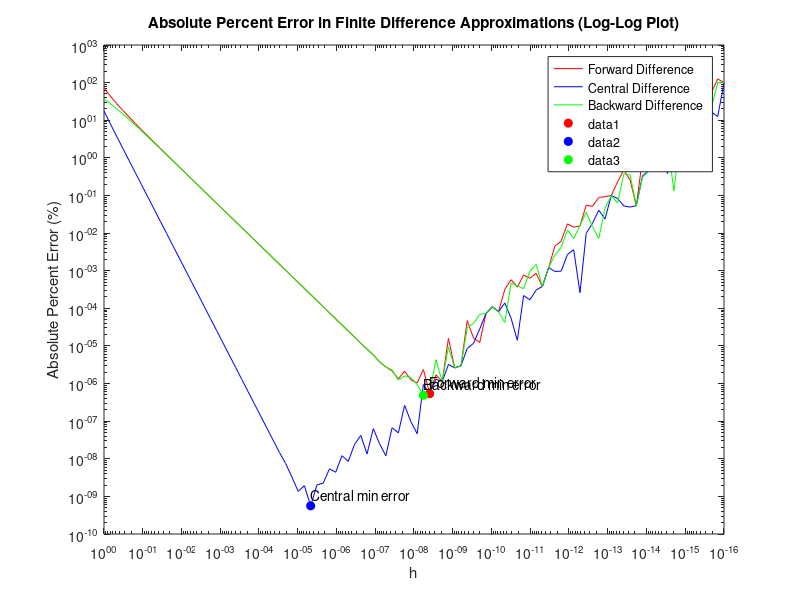

Reproduce this figure in MATLAB.
% Define the function and its derivative
f = @(x) exp(x);
f_prime = @(x) exp(x);

% Point at which to evaluate the derivative
x0 = 1.0;

% Exact value of the derivative at x0
exact_derivative = f_prime(x0);

% Initialize the array for h values
h = logspace(0, -16, 100);

% Initialize arrays for the forward, backward, and central difference errors
forward_error = zeros(size(h));
backward_error = zeros(size(h));
central_error = zeros(size(h));

% Calculate the errors for each h
for i = 1:length(h)
    h_i = h(i);
    
    % Forward difference approximation
    forward_diff = (f(x0 + h_i) - f(x0)) / h_i;
    forward_error(i) = abs((forward_diff - exact_derivative) / exact_derivative) * 100;

    % Backward difference approximation
    backward_diff = (f(x0) - f(x0 - h_i)) / h_i;
    backward_error(i) = abs((backward_diff - exact_derivative) / exact_derivative) * 100;
    
    % Central difference approximation
    central_diff = (f(x0 + h_i) - f(x0 - h_i)) / (2 * h_i);
    central_error(i) = abs((central_diff - exact_derivative) / exact_derivative) * 100;
end

% Log-log plot of the absolute percent errors
figure;
loglog(h, forward_error, 'r', 'DisplayName', 'Forward Difference');
%xticklabels([1:10]) %an example 
set ( gca, 'xdir', 'reverse' )
hold on;
loglog(h, central_error, 'b', 'DisplayName', 'Central Difference');
loglog(h, backward_error, 'g', 'DisplayName', 'Backward Difference');
xlabel('h');
ylabel('Absolute Percent Error (%)');
title('Absolute Percent Error in Finite Difference Approximations (Log-Log Plot)');
legend;

% Highlight the point where errors start increasing in log-log plot
[~, min_forward_idx] = min(forward_error);
[~, min_central_idx] = min(central_error);
[~, min_backward_idx] = min(backward_error);

loglog(h(min_forward_idx), forward_error(min_forward_idx), 'ro', 'MarkerFaceColor', 'r');
loglog(h(min_central_idx), central_error(min_central_idx), 'bo', 'MarkerFaceColor', 'b');
loglog(h(min_backward_idx), backward_error(min_backward_idx), 'go', 'MarkerFaceColor', 'g');

text(h(min_forward_idx), forward_error(min_forward_idx)*2, 'Forward min error', 'HorizontalAlignment', 'left');
text(h(min_central_idx), central_error(min_central_idx)*2, 'Central min error', 'HorizontalAlignment', 'left');
text(h(min_backward_idx), backward_error(min_backward_idx)*2, 'Backward min error', 'HorizontalAlignment', 'left');

hold off;